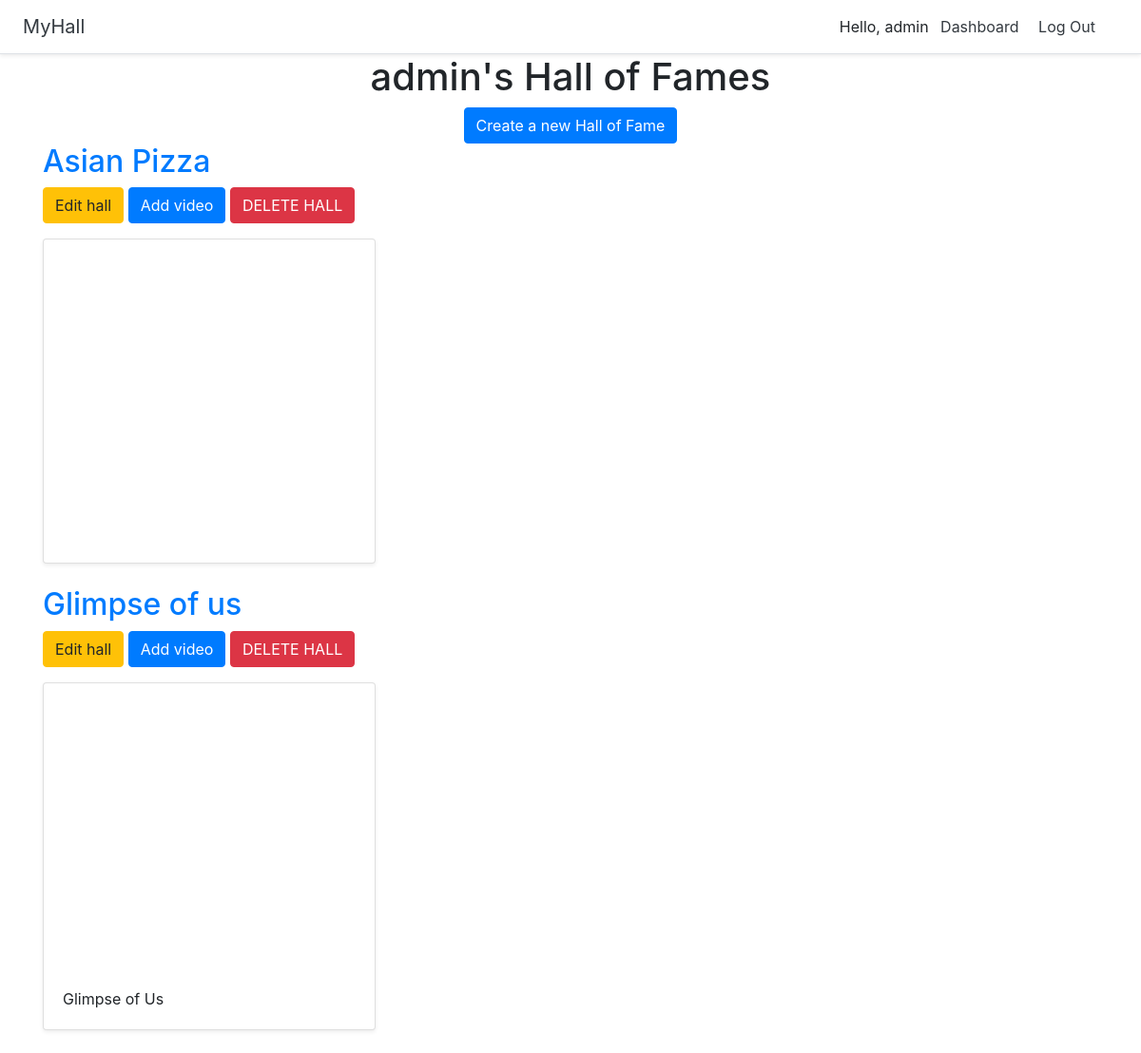
Before: /dashboard (signed in) with the older database file.
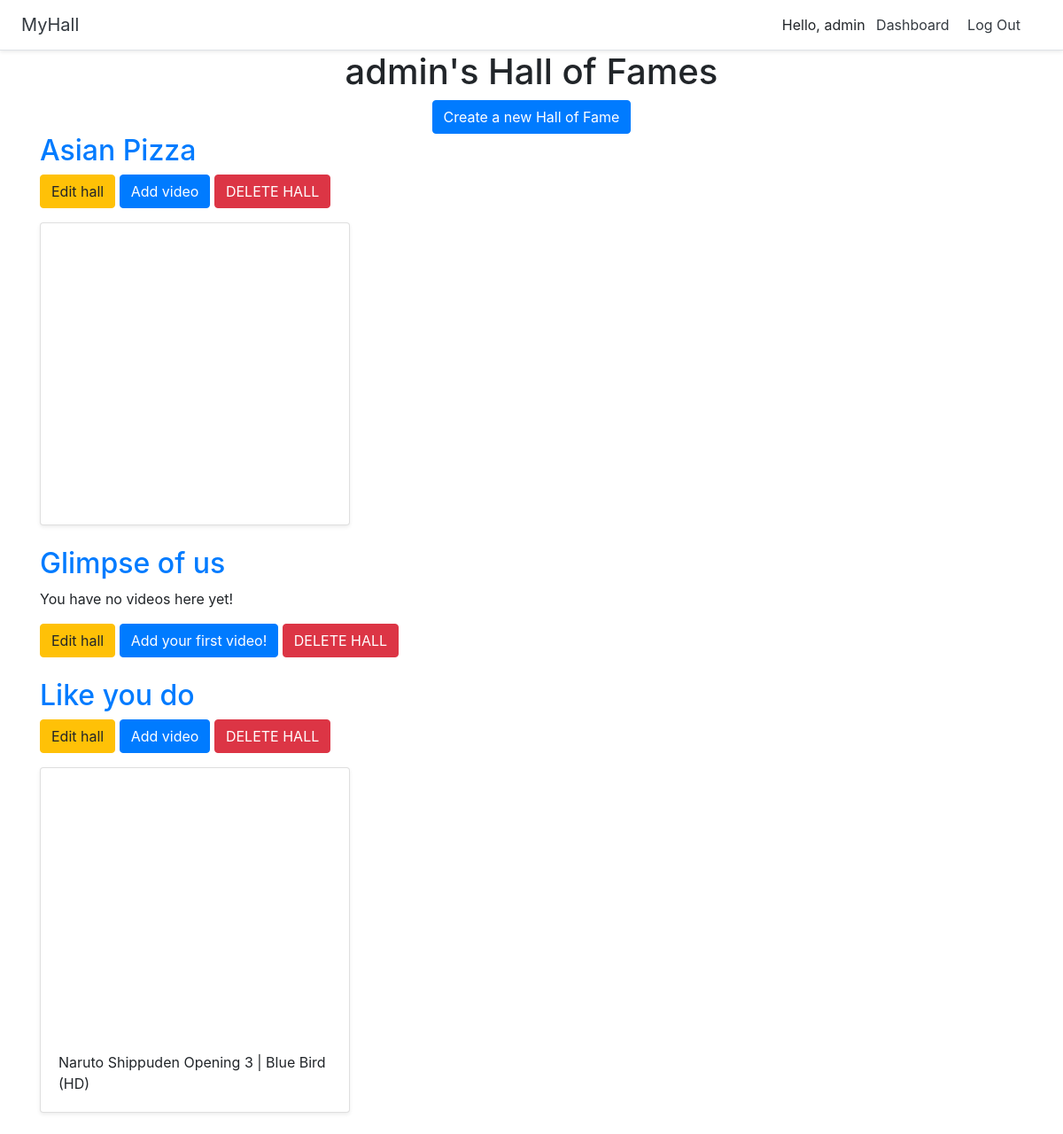
After: the same page with the newer database file.
### core/models.py (models this page shows)
class Hall(models.Model):
    title = models.CharField(max_length=255)
    user = models.ForeignKey(User, on_delete=models.CASCADE)

class Video(models.Model):
    title = models.CharField(max_length=255)
    url = models.URLField()
    youtube_id = models.CharField(max_length=255)
    hall = models.ForeignKey(Hall, on_delete=models.CASCADE)

### core/views.py (the view)
# urls.py: path("dashboard", dashboard, name="dashboard"),
@login_required
def dashboard(request):
    halls = Hall.objects.filter(user=request.user)
    return render(request, 'dashboard/dashboard.html', {"halls":halls})

### core/templates/dashboard/dashboard.html
{% extends 'base.html' %}
{% load static %}
{% block content %}
    {% include 'dashboard/body_dashboard.html' %}
{% endblock %}

### core/templates/dashboard/body_dashboard.html
<div class="container">
    <div class="text-center">
        <h1>{{ user.username }}'s Hall of Fames</h1>
        <a href="{% url 'create_hall' %}" class="btn btn-primary">Create a new Hall of Fame</a>
    </div>
    {% for hall in halls %}
        {% if user.id == hall.user.id %}
            {% if not hall.video_set.all %}
                <h2><a href="{% url 'detail_hall' hall.id %}">{{ hall.title }}</a></h2>
                <p>You have no videos here yet!</p>
                <a href="{% url 'update_hall' hall.id %}" class="btn btn-warning">Edit hall</a>
                <a href="{% url 'add_video' hall.id %}" class="btn btn-primary">Add your first video!</a>
                <a href="{% url 'delete_hall' hall.id %}" class="btn btn-danger">DELETE HALL</a>
                <br>
                <br>
                {% else %}
                <h2><a href="{% url 'detail_hall' hall.id %}">{{ hall.title }}</a></h2>
                <a href="{% url 'update_hall' hall.id %}" class="btn btn-warning">Edit hall</a>
                <a href="{% url 'add_video' hall.id %}" class="btn btn-primary">Add video</a>
                <a href="{% url 'delete_hall' hall.id %}" class="btn btn-danger">DELETE HALL</a>
            {% endif %}
        {% endif %}
    <div class="row">
        {% for video in hall.video_set.all %}
            <div class="col-md-4 mt-3">
                <div class="card mb-4 shadow-sm">
                    <iframe width="100%" height="300" src="https://www.youtube.com/embed/{{ video.youtube_id }}"
                        frameborder="0"
                        allow="accelerometer; autoplay; clipboard-write; encrypted-media; gyroscope; picture-in-picture"
                        allowfullscreen></iframe>
                    <div class="card-body">
                        <p class="card-text">{{ video.title }}</p>
                    </div>
                </div>
            </div>
        {% endfor %}
    </div>
    {% endfor %}
</div>

Changed rows visible on the page:
removed Video: title "Glimpse of Us", shown under Hall "Glimpse of us"
computed for Hall "Glimpse of us": text "Add video" → "You have no videos here yet! Add your first video!"
added Hall: title "Like you do"
added Video: title "Naruto Shippuden Opening 3 | Blue Bird (HD)", shown under "Like you do"
